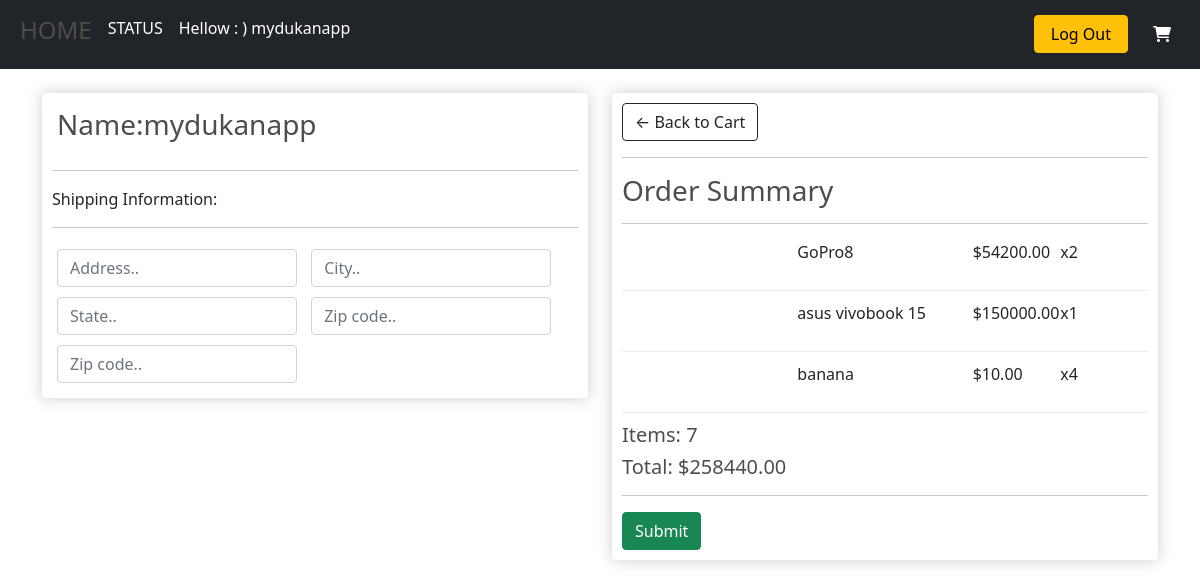
The page /Checkout/ (signed in) on the database its author committed.
### Mydukanapp/models.py (models this page shows, shortened)
class OrderItem(models.Model):
	product = models.ForeignKey(Products, on_delete=models.SET_NULL, null=True)
	order = models.ForeignKey(Order, on_delete=models.SET_NULL, null=True)
	quantity = models.IntegerField(default=0, null=True, blank=True)
	date_added = models.DateTimeField(auto_now_add=True)
	@property
	def get_total(self):
		total = self.product.price * self.quantity
		return total

class Products(models.Model):
    name=models.CharField(max_length=100)
    price=models.FloatField(null=True)
    description =models.CharField(max_length=200)
    image=models.ImageField(upload_to ='images/products_images/')
    category =models.ManyToManyField(Tag)
    date_added=models.DateTimeField(auto_now_add=True,null=True)
    pices=models.FloatField(null=True)
    seller_name=models.CharField(max_length=100)
    offers=models.CharField(max_length=100)
    samples_image1=models.ImageField(upload_to ='images/samples_img/')
    samples_image2=models.ImageField(upload_to ='images/samples_img/')

class Order(models.Model):
	customer = models.ForeignKey(Customer, on_delete=models.SET_NULL, null=True, blank=True)
	date_ordered = models.DateTimeField(auto_now_add=True)
	complete = models.BooleanField(default=False)
	transaction_id = models.CharField(max_length=100, null=True)
	@property
	def get_cart_total(self):
		orderitems = self.orderitem_set.all()
		total = sum([item.get_total for item in orderitems])
		return total
	@property
	def get_cart_items(self):
		orderitems = self.orderitem_set.all()
		total = sum([item.quantity for item in orderitems])
		return total

### Mydukanapp/views.py (the view)
# urls.py: path('Checkout/', views.Checkout, name="Checkout"),
@login_required(login_url=Loginpage)
def Checkout(request):
    data = cartData(request)
    cartItems = data['cartItems']
    order = data['order']
    items = data['items']
    context = {'items':items, 'order':order, 'cartItems':cartItems}
    return render(request,"shop/Checkoutpage.html",context)

### Mydukanapp/utils.py (called while the page is built)
def cartData(request):
	if request.user.is_authenticated:
		customer = request.user.customer
		order, created = Order.objects.get_or_create(customer=customer)
		items = order.orderitem_set.all()
		cartItems = order.get_cart_items
	else:
		cookieData = SessionCart(request)
		cartItems = cookieData['cartItems']
		order = cookieData['order']
		items = cookieData['items']
	return {'cartItems':cartItems ,'order':order, 'items':items,'customer':customer}

### templates/shop/Checkoutpage.html (shortened to what this page needs)
{% extends 'shop/main.html' %}
{% load static %}
{% block content %}
     <div class="row">
		<div class="col-lg-6">
			<div class="box-element" id="form-wrapper">
				<form id="form" action="" method="POST">
					<div id="user-info">
						<div class="form-field">
							<h3>Name:{{user}} </h3>
						</div>
					</div>
					<div id="shipping-info">
						<hr>
						<p>Shipping Information:</p>
						<hr>
						<div class="form-field">
							<input class="form-control" type="text" name="address" placeholder="Address..">
						</div>
						<div class="form-field">
							<input class="form-control" type="text" name="city" placeholder="City..">
						</div>
						<div class="form-field">
							<input class="form-control" type="text" name="state" placeholder="State..">
						</div>
						<div class="form-field">
							<input class="form-control" type="text" name="zipcode" placeholder="Zip code..">
						</div>
						<div class="form-field">
							<input class="form-control" type="text" name="country" placeholder="Zip code..">
						</div>
					</div>
				</form>
			</div>
			<br>
		</div>
		<div class="col-lg-6">
			<div class="box-element">
				<a  class="btn btn-outline-dark" href="{% url 'Cartpage' %}">&#x2190; Back to Cart</a>
				<hr>
				<h3>Order Summary</h3>
				<hr>
				{% for item in items %}
				<div class="cart-row">
					<div style="flex:2"><img class="row-image" src="{{item.image.url}}"></div>
					<div style="flex:2"><p>{{item.product.name}}</p></div>
					<div style="flex:1"><p>${{item.product.price|floatformat:2}}</p></div>
					<div style="flex:1"><p>x{{item.quantity}}</p></div>
				</div>
				{% endfor %}
				<h5>Items:   {{order.get_cart_items}}</h5>
				<h5>Total:   ${{order.get_cart_total|floatformat:2}}</h5>
				<hr>
				<a href="{% url 'Payment'%}"><button class="btn btn-success btn-block" >Submit</button></a>
			</div>
		</div>
	</div>
{% endblock content %}

### templates/shop/navbar.html (shortened to what this page needs)
<nav class="navbar navbar-expand-lg navbar-dark bg-dark">
    <div class="container-fluid">
      <div class="collapse navbar-collapse" id="navbarSupportedContent">
        <ul class="navbar-nav me-auto mb-2 mb-lg-0">
          <li class="nav-item">
            <a class="nav-link active" aria-current="page" href="{% url 'Homepage'%}"><h4>HOME</h4></a>
          </li>
          {% if user.is_authenticated %}
          <li class="nav-item">
            <a class="nav-link active" aria-current="page" href="{% url 'Statuspage'%}">STATUS</a>
          </li>
          <li class="nav-item">
            <a class="nav-link active" aria-current="page" href="{% url 'Statuspage'%}"> Hellow : ) {{user}}</a>
          </li>
          {%endif%}
        </ul>
        {% if user.is_authenticated %}
        <div class="d-flex align-items-center">
          <a href="{% url 'Logout'%}"><button type="button" class="btn btn-warning px-3 me-2">
            Log Out</button></a>
          <a class="btn btn-dark px-3" href="{% url 'Cartpage'%}"role="button"><i class="fa-solid fa-cart-shopping"></i></a>
          </div>
          {%endif%}
      </div>
    </div>
  </nav>

### static/css/main.css (style rules this page uses)
body { background-color: hsl(0, 0%, 98%); }
h1,h2,h3,h4,h5,h6 { color:hsl(0, 0%, 30%); }
.box-element { box-shadow:hsl(0, 0%, 80%) 0 0 16px; background-color: #fff; border-radius: 4px; padding: 10px; }
.bg-dark { background-color: #4f868c!important; }
.col-lg-4, .col-lg-6, .col-lg-8, .col-lg-12 { margin-top: 10px; }
.btn { border-radius: 0; }
.form-field { width:250px; display: inline-block; padding: 5px; }
.cart-row { display: flex; align-items: flex-stretch; padding-bottom: 10px; margin-bottom: 10px; border-bottom: 1px solid #ececec; }

### rows shown on the page
OrderItem: product.name "GoPro8", product.price "54200.00", quantity "2"
OrderItem: product.name "asus vivobook 15", product.price "150000.00", quantity "1"
OrderItem: product.name "banana", product.price "10.00", quantity "4"
Order: get_cart_items "7", get_cart_total "258440.00"

### other values the page prints
{{ user }} "mydukanapp"
